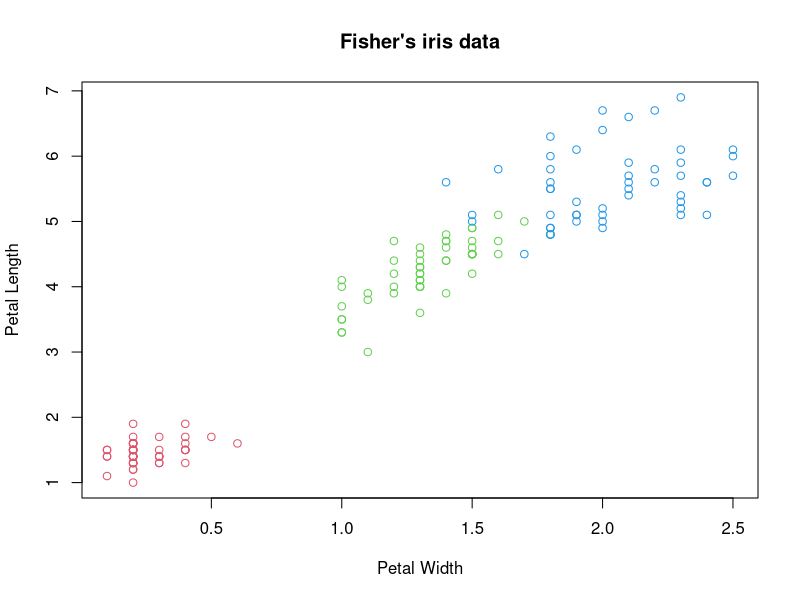

Write R code to recreate this figure. (Note: this script raises an error after producing the figure.)
## ---- chunk 1
plot(iris$Petal.Width, iris$Petal.Length,
     col = as.numeric(iris$Species) + 1,
     xlab = 'Petal Width', ylab = 'Petal Length',
     main = "Fisher's iris data")
his(iris$Petal.Width)
## ---- chunk 2
knitr::kable(head(iris))
## ---- chunk 3
plot(cars$speed, cars$distance,
     col = as.numeric(iris$Species) + 1,
     xlab = 'Petal Width', ylab = 'Petal Length',
     main = "FTN Cars data")
